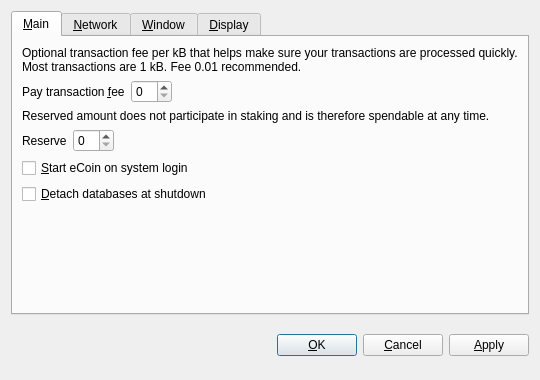
<?xml version="1.0" encoding="UTF-8"?>
<ui version="4.0">
 <class>OptionsDialog</class>
 <widget class="QDialog" name="OptionsDialog">
  <property name="geometry">
   <rect>
    <x>0</x>
    <y>0</y>
    <width>540</width>
    <height>380</height>
   </rect>
  </property>
  <property name="windowTitle">
   <string>Options</string>
  </property>
  <property name="modal">
   <bool>true</bool>
  </property>
  <layout class="QVBoxLayout" name="verticalLayout">
   <item>
    <widget class="QTabWidget" name="tabWidget">
     <property name="tabPosition">
      <enum>QTabWidget::North</enum>
     </property>
     <property name="currentIndex">
      <number>0</number>
     </property>
     <widget class="QWidget" name="tabMain">
      <attribute name="title">
       <string>&amp;Main</string>
      </attribute>
      <layout class="QVBoxLayout" name="verticalLayout_Main">
       <item>
        <widget class="QLabel" name="transactionFeeInfoLabel">
         <property name="text">
          <string>Optional transaction fee per kB that helps make sure your transactions are processed quickly. Most transactions are 1 kB. Fee 0.01 recommended.</string>
         </property>
         <property name="textFormat">
          <enum>Qt::PlainText</enum>
         </property>
         <property name="wordWrap">
          <bool>true</bool>
         </property>
        </widget>
       </item>
       <item>
        <layout class="QHBoxLayout" name="horizontalLayoutFee">
         <item>
          <widget class="QLabel" name="transactionFeeLabel">
           <property name="text">
            <string>Pay transaction &amp;fee</string>
           </property>
           <property name="textFormat">
            <enum>Qt::PlainText</enum>
           </property>
           <property name="buddy">
            <cstring>transactionFee</cstring>
           </property>
          </widget>
         </item>
         <item>
          <widget class="BitcoinAmountField" name="transactionFee"/>
         </item>
         <item>
          <spacer name="horizontalSpacerFee">
           <property name="orientation">
            <enum>Qt::Horizontal</enum>
           </property>
           <property name="sizeHint" stdset="0">
            <size>
             <width>40</width>
             <height>20</height>
            </size>
           </property>
          </spacer>
         </item>
        </layout>
       </item>
       <item>
        <widget class="QLabel" name="reserveBalanceInfoLabel">
         <property name="text">
          <string>Reserved amount does not participate in staking and is therefore spendable at any time.</string>
         </property>
         <property name="textFormat">
          <enum>Qt::PlainText</enum>
         </property>
         <property name="wordWrap">
          <bool>true</bool>
         </property>
        </widget>
       </item>
       <item>
        <layout class="QHBoxLayout" name="horizontalLayoutReserveBalance">
         <item>
          <widget class="QLabel" name="reserveBalanceLabel">
           <property name="text">
            <string>Reserve</string>
           </property>
           <property name="textFormat">
            <enum>Qt::PlainText</enum>
           </property>
           <property name="buddy">
            <cstring>reserveBalance</cstring>
           </property>
          </widget>
         </item>
         <item>
          <widget class="BitcoinAmountField" name="reserveBalance"/>
         </item>
         <item>
          <spacer name="horizontalSpacerReserveBalance">
           <property name="orientation">
            <enum>Qt::Horizontal</enum>
           </property>
           <property name="sizeHint" stdset="0">
            <size>
             <width>40</width>
             <height>20</height>
            </size>
           </property>
          </spacer>
         </item>
        </layout>
       </item>
       <item>
        <widget class="QCheckBox" name="bitcoinAtStartup">
         <property name="toolTip">
          <string>Automatically start eCoin after logging in to the system.</string>
         </property>
         <property name="text">
          <string>&amp;Start eCoin on system login</string>
         </property>
        </widget>
       </item>
       <item>
        <widget class="QCheckBox" name="detachDatabases">
         <property name="toolTip">
          <string>Detach block and address databases at shutdown. This means they can be moved to another data directory, but it slows down shutdown. The wallet is always detached.</string>
         </property>
         <property name="text">
          <string>&amp;Detach databases at shutdown</string>
         </property>
        </widget>
       </item>
       <item>
        <spacer name="verticalSpacer_Main">
         <property name="orientation">
          <enum>Qt::Vertical</enum>
         </property>
         <property name="sizeHint" stdset="0">
          <size>
           <width>20</width>
           <height>40</height>
          </size>
         </property>
        </spacer>
       </item>
      </layout>
     </widget>
     <widget class="QWidget" name="tabNetwork">
      <attribute name="title">
       <string>&amp;Network</string>
      </attribute>
      <layout class="QVBoxLayout" name="verticalLayout_Network">
       <item>
        <widget class="QCheckBox" name="mapPortUpnp">
         <property name="toolTip">
          <string>Automatically open the eCoin client port on the router. This only works when your router supports UPnP and it is enabled.</string>
         </property>
         <property name="text">
          <string>Map port using &amp;UPnP</string>
         </property>
        </widget>
       </item>
       <item>
        <widget class="QCheckBox" name="connectSocks">
         <property name="toolTip">
          <string>Connect to the eCoin network through a SOCKS proxy (e.g. when connecting through Tor).</string>
         </property>
         <property name="text">
          <string>&amp;Connect through SOCKS proxy:</string>
         </property>
        </widget>
       </item>
       <item>
        <layout class="QHBoxLayout" name="horizontalLayout_Network">
         <item>
          <widget class="QLabel" name="proxyIpLabel">
           <property name="text">
            <string>Proxy &amp;IP:</string>
           </property>
           <property name="textFormat">
            <enum>Qt::PlainText</enum>
           </property>
           <property name="buddy">
            <cstring>proxyIp</cstring>
           </property>
          </widget>
         </item>
         <item>
          <widget class="QValidatedLineEdit" name="proxyIp">
           <property name="maximumSize">
            <size>
             <width>140</width>
             <height>16777215</height>
            </size>
           </property>
           <property name="toolTip">
            <string>IP address of the proxy (e.g. 127.0.0.1)</string>
           </property>
          </widget>
         </item>
         <item>
          <widget class="QLabel" name="proxyPortLabel">
           <property name="text">
            <string>&amp;Port:</string>
           </property>
           <property name="textFormat">
            <enum>Qt::PlainText</enum>
           </property>
           <property name="buddy">
            <cstring>proxyPort</cstring>
           </property>
          </widget>
         </item>
         <item>
          <widget class="QLineEdit" name="proxyPort">
           <property name="maximumSize">
            <size>
             <width>55</width>
             <height>16777215</height>
            </size>
           </property>
           <property name="toolTip">
            <string>Port of the proxy (e.g. 9050)</string>
           </property>
          </widget>
         </item>
         <item>
          <widget class="QLabel" name="socksVersionLabel">
           <property name="text">
            <string>SOCKS &amp;Version:</string>
           </property>
           <property name="textFormat">
            <enum>Qt::PlainText</enum>
           </property>
           <property name="buddy">
            <cstring>socksVersion</cstring>
           </property>
          </widget>
         </item>
         <item>
          <widget class="QValueComboBox" name="socksVersion">
           <property name="toolTip">
            <string>SOCKS version of the proxy (e.g. 5)</string>
           </property>
          </widget>
         </item>
         <item>
          <spacer name="horizontalSpacer_Network">
           <property name="orientation">
            <enum>Qt::Horizontal</enum>
           </property>
           <property name="sizeHint" stdset="0">
            <size>
             <width>40</width>
             <height>20</height>
            </size>
           </property>
          </spacer>
         </item>
        </layout>
       </item>
       <item>
        <spacer name="verticalSpacer_Network">
         <property name="orientation">
          <enum>Qt::Vertical</enum>
         </property>
         <property name="sizeHint" stdset="0">
          <size>
           <width>20</width>
           <height>40</height>
          </size>
         </property>
        </spacer>
       </item>
      </layout>
     </widget>
     <widget class="QWidget" name="tabWindow">
      <attribute name="title">
       <string>&amp;Window</string>
      </attribute>
      <layout class="QVBoxLayout" name="verticalLayout_Window">
       <item>
        <widget class="QCheckBox" name="minimizeToTray">
         <property name="toolTip">
          <string>Show only a tray icon after minimizing the window.</string>
         </property>
         <property name="text">
          <string>&amp;Minimize to the tray instead of the taskbar</string>
         </property>
        </widget>
       </item>
       <item>
        <widget class="QCheckBox" name="minimizeOnClose">
         <property name="toolTip">
          <string>Minimize instead of exit the application when the window is closed. When this option is enabled, the application will be closed only after selecting Quit in the menu.</string>
         </property>
         <property name="text">
          <string>M&amp;inimize on close</string>
         </property>
        </widget>
       </item>
       <item>
        <spacer name="verticalSpacer_Window">
         <property name="orientation">
          <enum>Qt::Vertical</enum>
         </property>
         <property name="sizeHint" stdset="0">
          <size>
           <width>20</width>
           <height>40</height>
          </size>
         </property>
        </spacer>
       </item>
      </layout>
     </widget>
     <widget class="QWidget" name="tabDisplay">
      <attribute name="title">
       <string>&amp;Display</string>
      </attribute>
      <layout class="QVBoxLayout" name="verticalLayout_Display">
       <item>
        <layout class="QHBoxLayout" name="horizontalLayout_1_Display">
         <item>
          <widget class="QLabel" name="langLabel">
           <property name="text">
            <string>User Interface &amp;language:</string>
           </property>
           <property name="textFormat">
            <enum>Qt::PlainText</enum>
           </property>
           <property name="buddy">
            <cstring>lang</cstring>
           </property>
          </widget>
         </item>
         <item>
          <widget class="QValueComboBox" name="lang">
           <property name="toolTip">
            <string>The user interface language can be set here. This setting will take effect after restarting eCoin.</string>
           </property>
          </widget>
         </item>
        </layout>
       </item>
       <item>
        <layout class="QHBoxLayout" name="horizontalLayout_2_Display">
         <item>
          <widget class="QLabel" name="unitLabel">
           <property name="text">
            <string>&amp;Unit to show amounts in:</string>
           </property>
           <property name="textFormat">
            <enum>Qt::PlainText</enum>
           </property>
           <property name="buddy">
            <cstring>unit</cstring>
           </property>
          </widget>
         </item>
         <item>
          <widget class="QValueComboBox" name="unit">
           <property name="toolTip">
            <string>Choose the default subdivision unit to show in the interface and when sending coins.</string>
           </property>
          </widget>
         </item>
        </layout>
       </item>
       <item>
        <widget class="QCheckBox" name="displayAddresses">
         <property name="toolTip">
          <string>Whether to show eCoin addresses in the transaction list or not.</string>
         </property>
         <property name="text">
          <string>&amp;Display addresses in transaction list</string>
         </property>
        </widget>
       </item>
       <item>
        <widget class="QCheckBox" name="coinControlFeatures">
         <property name="toolTip">
          <string>Whether to show coin control features or not.</string>
         </property>
         <property name="text">
          <string>Display coin &amp;control features (experts only!)</string>
         </property>
        </widget>
       </item>
       <item>
        <spacer name="verticalSpacer_Display">
         <property name="orientation">
          <enum>Qt::Vertical</enum>
         </property>
         <property name="sizeHint" stdset="0">
          <size>
           <width>20</width>
           <height>40</height>
          </size>
         </property>
        </spacer>
       </item>
      </layout>
     </widget>
    </widget>
   </item>
   <item>
    <layout class="QHBoxLayout" name="horizontalLayout_Buttons">
     <item>
      <spacer name="horizontalSpacer_1">
       <property name="orientation">
        <enum>Qt::Horizontal</enum>
       </property>
       <property name="sizeHint" stdset="0">
        <size>
         <width>40</width>
         <height>48</height>
        </size>
       </property>
      </spacer>
     </item>
     <item>
      <widget class="QLabel" name="statusLabel">
       <property name="font">
        <font>
         <weight>75</weight>
         <bold>true</bold>
        </font>
       </property>
       <property name="text">
        <string/>
       </property>
       <property name="textFormat">
        <enum>Qt::PlainText</enum>
       </property>
       <property name="wordWrap">
        <bool>true</bool>
       </property>
      </widget>
     </item>
     <item>
      <spacer name="horizontalSpacer_2">
       <property name="orientation">
        <enum>Qt::Horizontal</enum>
       </property>
       <property name="sizeHint" stdset="0">
        <size>
         <width>40</width>
         <height>48</height>
        </size>
       </property>
      </spacer>
     </item>
     <item>
      <widget class="QPushButton" name="okButton">
       <property name="text">
        <string>&amp;OK</string>
       </property>
      </widget>
     </item>
     <item>
      <widget class="QPushButton" name="cancelButton">
       <property name="text">
        <string>&amp;Cancel</string>
       </property>
       <property name="autoDefault">
        <bool>false</bool>
       </property>
      </widget>
     </item>
     <item>
      <widget class="QPushButton" name="applyButton">
       <property name="text">
        <string>&amp;Apply</string>
       </property>
       <property name="autoDefault">
        <bool>false</bool>
       </property>
      </widget>
     </item>
    </layout>
   </item>
  </layout>
 </widget>
 <customwidgets>
  <customwidget>
   <class>BitcoinAmountField</class>
   <extends>QSpinBox</extends>
   <header>bitcoinamountfield.h</header>
  </customwidget>
  <customwidget>
   <class>QValueComboBox</class>
   <extends>QComboBox</extends>
   <header>qvaluecombobox.h</header>
  </customwidget>
  <customwidget>
   <class>QValidatedLineEdit</class>
   <extends>QLineEdit</extends>
   <header>qvalidatedlineedit.h</header>
  </customwidget>
 </customwidgets>
 <resources/>
 <connections/>
</ui>
